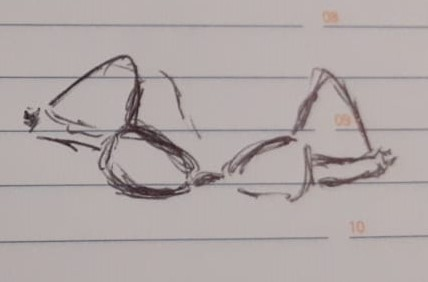
#> input picture images/assets/tm/eleccion_ropa/prenda_03.jpg, 428 x 282 px, found by its file name
$ python FrameAdder.py
#> lines starting #> are read from the running program, lines starting #| are printed output that depends on the picture
from PIL import Image, ImageDraw

# Ruta de la imagen que deseas procesar
imagen_path = "C:/Users/Notsume/Documents/universidad/proyecto de titulo/Transcendencia/game/images/assets/tm/Eleccion_ropa/prenda_03.jpg"

# Abre la imagen original
imagen_original = Image.open(imagen_path)
#> imagen_original is the input picture: PIL image 428x282 RGB; mean R, G, B 176.4, 167.3, 166.4

# Define el color del marco (en formato RGBA, donde el último valor es la opacidad)
color_marco = (128, 0, 128, 255)  # Morado

# Ancho del marco
ancho_marco = 10

# Crea una copia de la imagen original para mantenerla intacta
imagen_con_marco = imagen_original.copy()

# Crea un objeto ImageDraw para dibujar el marco en la copia
dibujar = ImageDraw.Draw(imagen_con_marco)

# Obtiene las dimensiones de la imagen
ancho, alto = imagen_con_marco.size
#> ancho = 428; alto = 282

# Dibuja el marco en la imagen copia
dibujar.rectangle([(0, 0), (ancho - 1, alto - 1)], outline=color_marco, width=ancho_marco)

# Guarda la imagen con el marco morado
imagen_con_marco_path = "imagen_con_marco.jpg"
imagen_con_marco.save(imagen_con_marco_path)
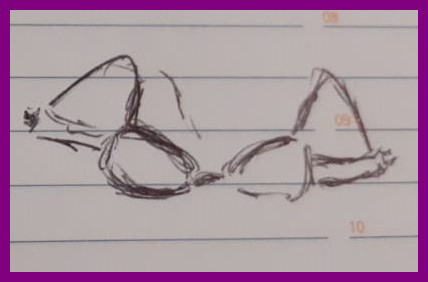
#> saved as imagen_con_marco.jpg: PIL image 428x282 RGB; mean R, G, B 170, 147.3, 161.2

# Cierra las imágenes
imagen_original.close()
imagen_con_marco.close()

print(f"Se ha agregado un marco morado a {imagen_path} y se ha guardado como {imagen_con_marco_path}.")

$ run again, with images/assets/tm/eleccion_ropa/prenda_01.jpg copied over images/assets/tm/eleccion_ropa/prenda_03.jpg
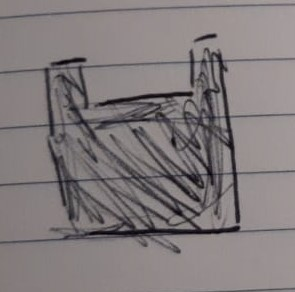
#> input picture images/assets/tm/eleccion_ropa/prenda_01.jpg, 295 x 292 px, found by its file name
#> imagen_original is the input picture: PIL image 295x292 RGB; mean R, G, B 129.9, 123, 124.1
#> `imagen_con_marco.save(imagen_con_marco_path)`:
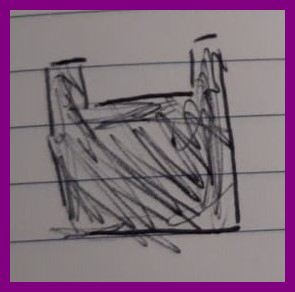
#> saved as imagen_con_marco.jpg: PIL image 295x292 RGB; mean R, G, B 127.9, 105.2, 123.1

$ run again, with images/assets/tm/eleccion_ropa/prenda_02.jpg copied over images/assets/tm/eleccion_ropa/prenda_03.jpg
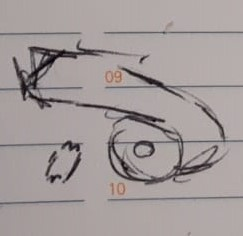
#> input picture images/assets/tm/eleccion_ropa/prenda_02.jpg, 243 x 236 px, found by its file name
#> imagen_original is the input picture: PIL image 243x236 RGB; mean R, G, B 163.4, 155.1, 154.5
#> `imagen_con_marco.save(imagen_con_marco_path)`:
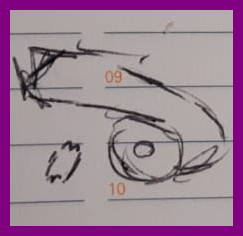
#> saved as imagen_con_marco.jpg: PIL image 243x236 RGB; mean R, G, B 156.3, 128.8, 148.9
